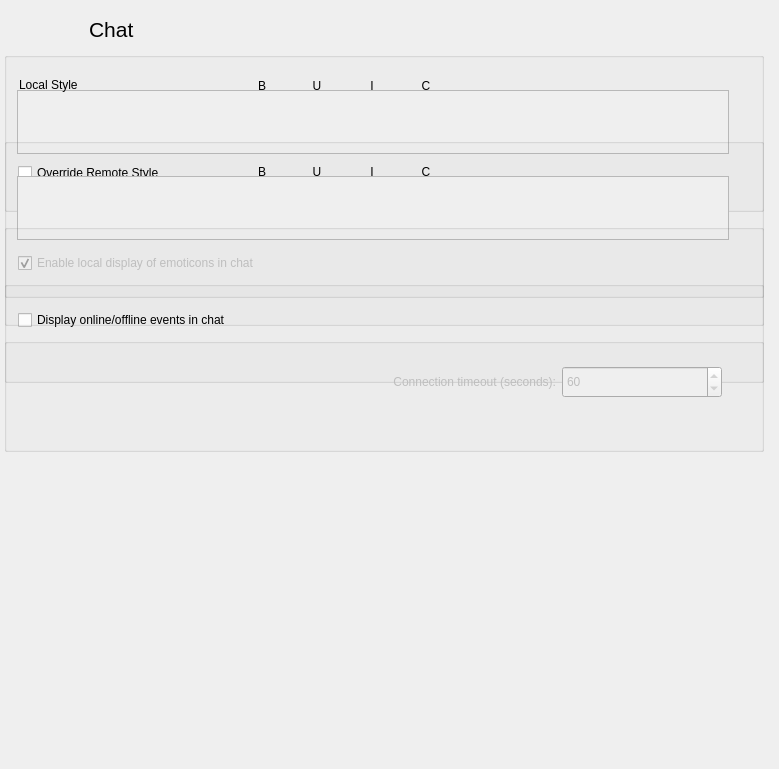
    <widget class="QWidget" name="chat_Page">

     <widget class="QWidget" name="layoutWidget_4">

      <property name="geometry">

       <rect>

        <x>4</x>

        <y>0</y>

<width>166</width>
<height>60</height>
       </rect>

      </property>

      <layout class="QGridLayout" name="Chat">

       <property name="horizontalSpacing">

        <number>3</number>

       </property>

       <item row="0" column="0" alignment="Qt::AlignLeft|Qt::AlignVCenter">

        <widget class="QLabel" name="label_33">

         <property name="sizePolicy">

          <sizepolicy hsizetype="MinimumExpanding" vsizetype="Preferred">

           <horstretch>0</horstretch>

           <verstretch>0</verstretch>

          </sizepolicy>

         </property>

         <property name="minimumSize">

          <size>

<width>56</width>
<height>56</height>
          </size>

         </property>

         <property name="maximumSize">

          <size>

<width>56</width>
<height>56</height>
          </size>

         </property>

         <property name="sizeIncrement">

          <size>

<width>64</width>
<height>64</height>
          </size>

         </property>

         <property name="baseSize">

          <size>

<width>56</width>
<height>56</height>
          </size>

         </property>

         <property name="text">

          <string/>

         </property>

         <property name="pixmap">

          <pixmap resource="resourcen.qrc">:/icons/newmail.svg</pixmap>

         </property>

         <property name="scaledContents">

          <bool>true</bool>

         </property>

        </widget>

       </item>

       <item row="0" column="1" alignment="Qt::AlignLeft">

        <widget class="QLabel" name="label_34">

         <property name="minimumSize">

          <size>

<width>0</width>
<height>56</height>
          </size>

         </property>

         <property name="maximumSize">

          <size>

<width>33554430</width>
<height>56</height>
          </size>

         </property>

         <property name="font">

          <font>

           <pointsize>16</pointsize>

           <weight>75</weight>

           <bold>true</bold>

          </font>

         </property>

         <property name="text">

          <string>&lt;!DOCTYPE HTML PUBLIC &quot;-//W3C//DTD HTML 4.0//EN&quot; &quot;http://www.w3.org/TR/REC-html40/strict.dtd&quot;&gt;

&lt;html&gt;&lt;head&gt;&lt;meta name=&quot;qrichtext&quot; content=&quot;1&quot; /&gt;&lt;style type=&quot;text/css&quot;&gt;

p, li { white-space: pre-wrap; }

&lt;/style&gt;&lt;/head&gt;&lt;body style=&quot; font-family:'Sans Serif'; font-size:9pt; font-weight:400; font-style:normal;&quot;&gt;

&lt;p style=&quot; margin-top:12px; margin-bottom:12px; margin-left:0px; margin-right:0px; -qt-block-indent:0; text-indent:0px; font-size:8pt;&quot;&gt;&lt;span style=&quot; font-size:16pt;&quot;&gt;Chat&lt;/span&gt;&lt;/p&gt;&lt;/body&gt;&lt;/html&gt;</string>

         </property>

        </widget>

       </item>

      </layout>

     </widget>

     <widget class="QFrame" name="frame_18">

      <property name="geometry">

       <rect>

        <x>2</x>

        <y>40</y>

<width>768</width>
<height>720</height>
       </rect>

      </property>

      <property name="minimumSize">

       <size>

<width>768</width>
<height>0</height>
       </size>

      </property>

      <property name="maximumSize">

       <size>

<width>768</width>
<height>33554430</height>
       </size>

      </property>

      <property name="frameShape">

       <enum>QFrame::NoFrame</enum>

      </property>

      <property name="frameShadow">

       <enum>QFrame::Plain</enum>

      </property>

      <widget class="QGroupBox" name="LocalStyle">

       <property name="geometry">

        <rect>

         <x>2</x>

         <y>12</y>

<width>760</width>
<height>160</height>
        </rect>

       </property>

       <property name="minimumSize">

        <size>

<width>760</width>
<height>0</height>
        </size>

       </property>

       <property name="maximumSize">

        <size>

<width>760</width>
<height>33554430</height>
        </size>

       </property>

       <property name="baseSize">

        <size>

<width>0</width>
<height>240</height>
        </size>

       </property>

       <property name="font">

        <font>

         <pointsize>9</pointsize>

         <weight>50</weight>

         <bold>false</bold>

        </font>

       </property>

       <property name="title">

        <string/>

       </property>

       <widget class="QTextEdit" name="txtShowCurrentChatStyle">

        <property name="enabled">

         <bool>false</bool>

        </property>

        <property name="geometry">

         <rect>

          <x>13</x>

          <y>38</y>

<width>712</width>
<height>64</height>
         </rect>

        </property>

        <property name="minimumSize">

         <size>

<width>0</width>
<height>64</height>
         </size>

        </property>

        <property name="maximumSize">

         <size>

<width>736</width>
<height>64</height>
         </size>

        </property>

        <property name="focusPolicy">

         <enum>Qt::NoFocus</enum>

        </property>

        <property name="contextMenuPolicy">

         <enum>Qt::NoContextMenu</enum>

        </property>

        <property name="acceptDrops">

         <bool>false</bool>

        </property>

       </widget>

       <widget class="QWidget" name="layoutWidget">

        <property name="geometry">

         <rect>

          <x>236</x>

          <y>14</y>

<width>264</width>
<height>40</height>
         </rect>

        </property>

        <layout class="QGridLayout" name="gridLayout_27">

         <property name="horizontalSpacing">

          <number>10</number>

         </property>

         <item row="0" column="0" alignment="Qt::AlignHCenter">

          <widget class="QToolButton" name="cmdBoldChat">

           <property name="enabled">

            <bool>true</bool>

           </property>

           <property name="minimumSize">

            <size>

<width>36</width>
<height>36</height>
            </size>

           </property>

           <property name="maximumSize">

            <size>

<width>36</width>
<height>36</height>
            </size>

           </property>

           <property name="toolTip">

            <string>Bold</string>

           </property>

           <property name="text">

            <string>B</string>

           </property>

           <property name="icon">

            <iconset resource="resourcen.qrc">

             <normaloff>:/icons/bold.svg</normaloff>:/icons/bold.svg</iconset>

           </property>

           <property name="iconSize">

            <size>

<width>44</width>
<height>44</height>
            </size>

           </property>

           <property name="checkable">

            <bool>true</bool>

           </property>

           <property name="autoRaise">

            <bool>true</bool>

           </property>

          </widget>

         </item>

         <item row="0" column="1" alignment="Qt::AlignHCenter">

          <widget class="QToolButton" name="cmdUnderChat">

           <property name="enabled">

            <bool>true</bool>

           </property>

           <property name="minimumSize">

            <size>

<width>36</width>
<height>36</height>
            </size>

           </property>

           <property name="maximumSize">

            <size>

<width>36</width>
<height>36</height>
            </size>

           </property>

           <property name="toolTip">

            <string>Underline</string>

           </property>

           <property name="text">

            <string>U</string>

           </property>

           <property name="icon">

            <iconset resource="resourcen.qrc">

             <normaloff>:/icons/underline.svg</normaloff>:/icons/underline.svg</iconset>

           </property>

           <property name="iconSize">

            <size>

<width>44</width>
<height>44</height>
            </size>

           </property>

           <property name="checkable">

            <bool>true</bool>

           </property>

           <property name="autoRaise">

            <bool>true</bool>

           </property>

          </widget>

         </item>

         <item row="0" column="2" alignment="Qt::AlignHCenter">

          <widget class="QToolButton" name="cmdItalicChat">

           <property name="enabled">

            <bool>true</bool>

           </property>

           <property name="minimumSize">

            <size>

<width>36</width>
<height>36</height>
            </size>

           </property>

           <property name="maximumSize">

            <size>

<width>36</width>
<height>36</height>
            </size>

           </property>

           <property name="toolTip">

            <string>Italic</string>

           </property>

           <property name="text">

            <string>I</string>

           </property>

           <property name="icon">

            <iconset resource="resourcen.qrc">

             <normaloff>:/icons/italic.svg</normaloff>:/icons/italic.svg</iconset>

           </property>

           <property name="iconSize">

            <size>

<width>44</width>
<height>44</height>
            </size>

           </property>

           <property name="checkable">

            <bool>true</bool>

           </property>

           <property name="autoRaise">

            <bool>true</bool>

           </property>

          </widget>

         </item>

         <item row="0" column="3" alignment="Qt::AlignHCenter">

          <widget class="QToolButton" name="cmdColorChat">

           <property name="enabled">

            <bool>true</bool>

           </property>

           <property name="minimumSize">

            <size>

<width>36</width>
<height>36</height>
            </size>

           </property>

           <property name="maximumSize">

            <size>

<width>36</width>
<height>36</height>
            </size>

           </property>

           <property name="toolTip">

            <string>Color</string>

           </property>

           <property name="text">

            <string>C</string>

           </property>

           <property name="icon">

            <iconset resource="resourcen.qrc">

             <normaloff>:/icons/palette.svg</normaloff>:/icons/palette.svg</iconset>

           </property>

           <property name="iconSize">

            <size>

<width>48</width>
<height>48</height>
            </size>

           </property>

           <property name="autoRaise">

            <bool>true</bool>

           </property>

          </widget>

         </item>

         <item row="0" column="4" alignment="Qt::AlignHCenter">

          <widget class="QToolButton" name="cmdFontChat">

           <property name="enabled">

            <bool>true</bool>

           </property>

           <property name="minimumSize">

            <size>

<width>36</width>
<height>36</height>
            </size>

           </property>

           <property name="maximumSize">

            <size>

<width>36</width>
<height>36</height>
            </size>

           </property>

           <property name="toolTip">

            <string>Font</string>

           </property>

           <property name="text">

            <string/>

           </property>

           <property name="icon">

            <iconset resource="resourcen.qrc">

             <normaloff>:/icons/font.svg</normaloff>:/icons/font.svg</iconset>

           </property>

           <property name="iconSize">

            <size>

<width>44</width>
<height>44</height>
            </size>

           </property>

           <property name="autoRaise">

            <bool>true</bool>

           </property>

          </widget>

         </item>

        </layout>

       </widget>

       <widget class="QLabel" name="label_4">

        <property name="geometry">

         <rect>

          <x>15</x>

          <y>18</y>

<width>130</width>
<height>30</height>
         </rect>

        </property>

        <property name="text">

         <string>Local Style</string>

        </property>

       </widget>

      </widget>

      <widget class="QGroupBox" name="RemoteStyle">

       <property name="geometry">

        <rect>

         <x>2</x>

         <y>98</y>

<width>760</width>
<height>160</height>
        </rect>

       </property>

       <property name="minimumSize">

        <size>

<width>760</width>
<height>0</height>
        </size>

       </property>

       <property name="maximumSize">

        <size>

<width>760</width>
<height>33554430</height>
        </size>

       </property>

       <property name="baseSize">

        <size>

<width>756</width>
<height>240</height>
        </size>

       </property>

       <property name="font">

        <font>

         <pointsize>9</pointsize>

         <weight>50</weight>

         <bold>false</bold>

        </font>

       </property>

       <property name="title">

        <string/>

       </property>

       <widget class="QCheckBox" name="chatOverrideBox">

        <property name="geometry">

         <rect>

          <x>14</x>

          <y>14</y>

<width>322</width>
<height>42</height>
         </rect>

        </property>

        <property name="text">

         <string>Override Remote Style</string>

        </property>

       </widget>

       <widget class="QTextEdit" name="txtOverrideRemote">

        <property name="enabled">

         <bool>false</bool>

        </property>

        <property name="geometry">

         <rect>

          <x>13</x>

          <y>38</y>

<width>712</width>
<height>64</height>
         </rect>

        </property>

        <property name="minimumSize">

         <size>

<width>0</width>
<height>64</height>
         </size>

        </property>

        <property name="maximumSize">

         <size>

<width>736</width>
<height>64</height>
         </size>

        </property>

        <property name="focusPolicy">

         <enum>Qt::NoFocus</enum>

        </property>

        <property name="contextMenuPolicy">

         <enum>Qt::NoContextMenu</enum>

        </property>

        <property name="acceptDrops">

         <bool>false</bool>

        </property>

        <property name="autoFormatting">

         <set>QTextEdit::AutoNone</set>

        </property>

       </widget>

       <widget class="QWidget" name="layoutWidget">

        <property name="geometry">

         <rect>

          <x>236</x>

          <y>14</y>

<width>264</width>
<height>40</height>
         </rect>

        </property>

        <layout class="QGridLayout" name="gridLayout_26">

         <property name="horizontalSpacing">

          <number>10</number>

         </property>

         <item row="0" column="0" alignment="Qt::AlignHCenter">

          <widget class="QToolButton" name="cmdOverwriteBoldChat">

           <property name="enabled">

            <bool>true</bool>

           </property>

           <property name="minimumSize">

            <size>

<width>36</width>
<height>36</height>
            </size>

           </property>

           <property name="maximumSize">

            <size>

<width>36</width>
<height>36</height>
            </size>

           </property>

           <property name="toolTip">

            <string>Bold</string>

           </property>

           <property name="text">

            <string>B</string>

           </property>

           <property name="icon">

            <iconset resource="resourcen.qrc">

             <normaloff>:/icons/bold.svg</normaloff>:/icons/bold.svg</iconset>

           </property>

           <property name="iconSize">

            <size>

<width>44</width>
<height>44</height>
            </size>

           </property>

           <property name="checkable">

            <bool>true</bool>

           </property>

           <property name="autoRaise">

            <bool>true</bool>

           </property>

          </widget>

         </item>

         <item row="0" column="1" alignment="Qt::AlignHCenter">

          <widget class="QToolButton" name="cmdOverwriteUnderChat">

           <property name="enabled">

            <bool>true</bool>

           </property>

           <property name="minimumSize">

            <size>

<width>36</width>
<height>36</height>
            </size>

           </property>

           <property name="maximumSize">

            <size>

<width>36</width>
<height>36</height>
            </size>

           </property>

           <property name="toolTip">

            <string>Underline</string>

           </property>

           <property name="text">

            <string>U</string>

           </property>

           <property name="icon">

            <iconset resource="resourcen.qrc">

             <normaloff>:/icons/underline.svg</normaloff>:/icons/underline.svg</iconset>

           </property>

           <property name="iconSize">

            <size>

<width>44</width>
<height>44</height>
            </size>

           </property>

           <property name="checkable">

            <bool>true</bool>

           </property>

           <property name="autoRaise">

            <bool>true</bool>

           </property>

          </widget>

         </item>

         <item row="0" column="2" alignment="Qt::AlignHCenter">

          <widget class="QToolButton" name="cmdOverwriteItalicChat">

           <property name="enabled">

            <bool>true</bool>

           </property>

           <property name="minimumSize">

            <size>

<width>36</width>
<height>36</height>
            </size>

           </property>

           <property name="maximumSize">

            <size>

<width>36</width>
<height>36</height>
            </size>

           </property>

           <property name="toolTip">

            <string>Italic</string>

           </property>

           <property name="text">

            <string>I</string>

           </property>

           <property name="icon">

            <iconset resource="resourcen.qrc">

             <normaloff>:/icons/italic.svg</normaloff>:/icons/italic.svg</iconset>

           </property>

           <property name="iconSize">

            <size>

<width>44</width>
<height>44</height>
            </size>

           </property>

           <property name="checkable">

            <bool>true</bool>

           </property>

           <property name="autoRaise">

            <bool>true</bool>

           </property>

          </widget>

         </item>

         <item row="0" column="3" alignment="Qt::AlignHCenter">

          <widget class="QToolButton" name="cmdOverwriteColorChat">

           <property name="enabled">

            <bool>true</bool>

           </property>

           <property name="minimumSize">

            <size>

<width>36</width>
<height>36</height>
            </size>

           </property>

           <property name="maximumSize">

            <size>

<width>36</width>
<height>36</height>
            </size>

           </property>

           <property name="toolTip">

            <string>Color</string>

           </property>

           <property name="text">

            <string>C</string>

           </property>

           <property name="icon">

            <iconset resource="resourcen.qrc">

             <normaloff>:/icons/palette.svg</normaloff>:/icons/palette.svg</iconset>

           </property>

           <property name="iconSize">

            <size>

<width>48</width>
<height>48</height>
            </size>

           </property>

           <property name="autoRaise">

            <bool>true</bool>

           </property>

          </widget>

         </item>

         <item row="0" column="4" alignment="Qt::AlignHCenter">

          <widget class="QToolButton" name="cmdOverwriteFontChat">

           <property name="enabled">

            <bool>true</bool>

           </property>

           <property name="minimumSize">

            <size>

<width>36</width>
<height>36</height>
            </size>

           </property>

           <property name="maximumSize">

            <size>

<width>36</width>
<height>36</height>
            </size>

           </property>

           <property name="toolTip">

            <string>Font</string>

           </property>

           <property name="text">

            <string/>

           </property>

           <property name="icon">

            <iconset resource="resourcen.qrc">

             <normaloff>:/icons/font.svg</normaloff>:/icons/font.svg</iconset>

           </property>

           <property name="iconSize">

            <size>

<width>44</width>
<height>44</height>
            </size>

           </property>

           <property name="autoRaise">

            <bool>true</bool>

           </property>

          </widget>

         </item>

        </layout>

       </widget>

      </widget>

      <widget class="QGroupBox" name="UserEvents">

       <property name="geometry">

        <rect>

         <x>2</x>

         <y>241</y>

<width>760</width>
<height>102</height>
        </rect>

       </property>

       <property name="maximumSize">

        <size>

<width>760</width>
<height>136</height>
        </size>

       </property>

       <property name="title">

        <string/>

       </property>

       <widget class="QCheckBox" name="checkboxUserEvents">

        <property name="geometry">

         <rect>

          <x>14</x>

          <y>18</y>

<width>480</width>
<height>42</height>
         </rect>

        </property>

        <property name="font">

         <font>

          <pointsize>9</pointsize>

          <weight>50</weight>

          <bold>false</bold>

         </font>

        </property>

        <property name="text">

         <string>Display online/offline events in chat</string>

        </property>

       </widget>

      </widget>

      <widget class="QGroupBox" name="Emoticons">

       <property name="geometry">

        <rect>

         <x>2</x>

         <y>184</y>

<width>760</width>
<height>102</height>
        </rect>

       </property>

       <property name="title">

        <string/>

       </property>

       <widget class="QCheckBox" name="checkBoxEmoticons">

        <property name="enabled">

         <bool>false</bool>

        </property>

        <property name="geometry">

         <rect>

          <x>14</x>

          <y>18</y>

<width>542</width>
<height>42</height>
         </rect>

        </property>

        <property name="text">

         <string>Enable local display of emoticons in chat</string>

        </property>

        <property name="checked">

         <bool>true</bool>

        </property>

       </widget>

      </widget>

      <widget class="QGroupBox" name="groupBox">

       <property name="enabled">

        <bool>false</bool>

       </property>

       <property name="geometry">

        <rect>

         <x>2</x>

         <y>298</y>

<width>760</width>
<height>114</height>
        </rect>

       </property>

       <property name="title">

        <string/>

       </property>

       <widget class="QWidget" name="layoutWidget">

        <property name="geometry">

         <rect>

          <x>12</x>

          <y>18</y>

<width>716</width>
<height>52</height>
         </rect>

        </property>

        <layout class="QGridLayout" name="gridLayout_4">

         <item row="0" column="0" alignment="Qt::AlignRight">

          <widget class="QLabel" name="label_6">

           <property name="enabled">

            <bool>false</bool>

           </property>

           <property name="minimumSize">

            <size>

<width>540</width>
<height>32</height>
            </size>

           </property>

           <property name="maximumSize">

            <size>

<width>540</width>
<height>32</height>
            </size>

           </property>

           <property name="text">

            <string>Connection timeout (seconds):</string>

           </property>

           <property name="alignment">

            <set>Qt::AlignRight|Qt::AlignTrailing|Qt::AlignVCenter</set>

           </property>

          </widget>

         </item>

         <item row="0" column="1" alignment="Qt::AlignLeft">

          <widget class="QSpinBox" name="spinBox_maxACK">

           <property name="enabled">

            <bool>false</bool>

           </property>

           <property name="minimumSize">

            <size>

<width>160</width>
<height>0</height>
            </size>

           </property>

           <property name="maximumSize">

            <size>

<width>160</width>
<height>48</height>
            </size>

           </property>

           <property name="minimum">

            <number>0</number>

           </property>

           <property name="maximum">

            <number>180</number>

           </property>

           <property name="value">

            <number>60</number>

           </property>

          </widget>

         </item>

        </layout>

       </widget>

      </widget>

     </widget>

    </widget>
